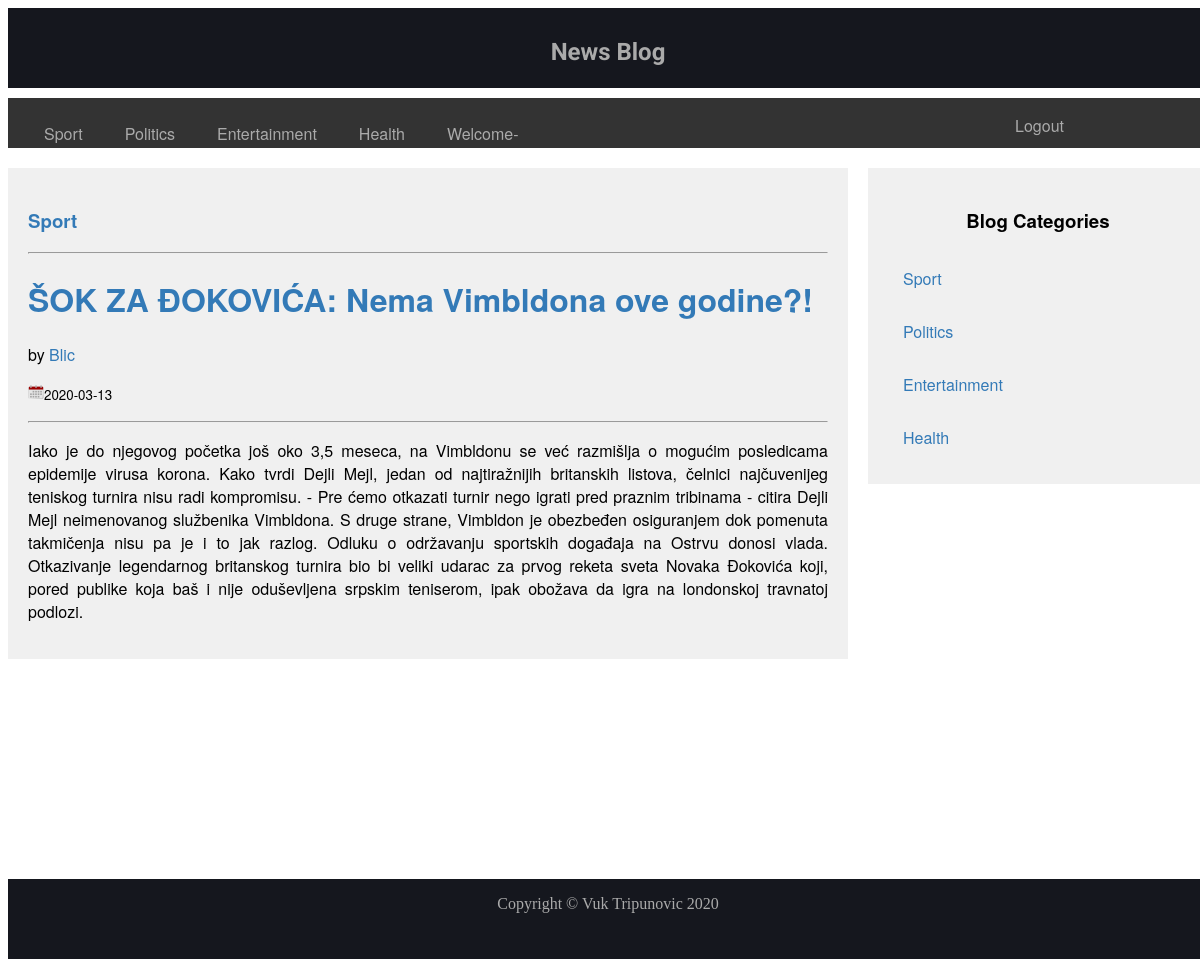
/post.php?post_id=2, run on the app's committed database.
### tables this page shows
CREATE TABLE `category` (
  `category_id` int(11) NOT NULL,
  `category_name` varchar(255) NOT NULL
);

CREATE TABLE `posts` (
  `post_id` int(11) NOT NULL,
  `post_author` varchar(255) NOT NULL,
  `post_title` varchar(255) NOT NULL,
  `post_content` text NOT NULL,
  `post_date` date NOT NULL,
  `post_status` varchar(20) NOT NULL DEFAULT 'draft',
  `post_category_id` int(11) NOT NULL
);

### post.php (the view, shortened to what this page needs)
<?php include "includes/db.php"; ?>
<!DOCTYPE html>
<html>
<head>
    <link rel="stylesheet" href="css/public_style.css">
</head>
<body>
    <div id="wrapper">
        <header class="header">
            <h2><a href="index.php">News Blog</a></h2>
        </header>
        <nav>
            <ul>
            <?php
                    $query = "SELECT * FROM category";
                    $select_all_categories_query = mysqli_query($db, $query);
                    while($row = mysqli_fetch_assoc($select_all_categories_query)){
                        $cat_id = $row['category_id'];
                        $cat_name = $row['category_name'];
                        echo "<li><a href='category_posts.php?cat_id=$cat_id'>{$cat_name}</a></li>";
                    }
                    ?>
                <?php
                if(isset($_SESSION['user_type']) && $_SESSION['user_type'] == 'admin') {
                    echo "<li><a href='admin/index.php'>Admin</a></li>";
                }else{
                    echo "<li><a href=''>Welcome-" .$_SESSION['user_name'] . "</a></li>";
                }
                ?>
               <li><div class="logout_btn"><a href="includes/logout.php">Logout</a></div>
            </ul>
        </nav>
        <main class="main">
            <div class="main_post">
               <?php
                if(isset($_GET['post_id'])) {
                $single_post_id = $_GET['post_id'];
                }
                global $single_post_id;
                $query = "SELECT * FROM posts WHERE post_id = {$single_post_id}";
                $posts_query = mysqli_query($db, $query);
                while($row = mysqli_fetch_assoc($posts_query)) {
                    $post_id = $row['post_id'];
                    $post_author = $row['post_author'];
                    $post_title = $row['post_title'];
                    $post_content = $row['post_content'];
                    $post_date = $row['post_date'];
                    $post_status = $row['post_status'];
                    global $post_status;
                    $post_category_id = $row['post_category_id'];
                if($post_status == 'published') {
                    $query = "SELECT * FROM category WHERE category_id = $post_category_id";
                    $cat_query = mysqli_query($db, $query);
                    while($row = mysqli_fetch_array($cat_query)) {
                        $cat_id = $row['category_id'];
                        $cat_name = $row['category_name'];
                    }
                    echo "<h3><a href='category_posts.php?cat_id=$cat_id'>$cat_name</a></h3>";
                echo "<hr>";
                echo "<h1><a href='post.php?post_id=$post_id'>$post_title</a></h1>";
                echo "by <a href=''>$post_author</a>";
                echo "<p><img src='images/calendar-icon.png'><small>$post_date</small></p>";
                echo "<hr>";
                echo "<p>$post_content</p>";
                }
}
 ?>
            </div>
          </main>
          <aside class="aside">
            <div class="aside_1">
                <h3>Blog Categories</h3>
        <?php
          $query = "SELECT * FROM category";
          $category_query = mysqli_query($db, $query);
          while($row = mysqli_fetch_assoc($category_query)) {
          $category_id = $row['category_id'];
          $category_name = $row['category_name'];
                echo "<ul>";
                echo "<li><a href='category_posts.php?cat_id=$category_id'>$category_name</a></li>";
                echo "</ul>";
          }
        ?>
            </div>
        </aside>
        <footer>
            <p>Copyright &copy; Vuk Tripunovic 2020</p>
        </footer>
    </div>
    </body>
</html>

### css/public_style.css (style rules this page uses)
#wrapper { width: 1200px; margin: 0 auto; }
.header { height: 60px; background-color: #15171E; font-family: Roboto, sans-serif, Verdana; padding: 10px 10px; color: #AAA; }
header h2 { text-align: center; }
header a { text-decoration: none; color: #AAA; text-align: justify; }
p { text-align: justify; }
nav ul { list-style-type: none; margin: 0; padding: 10px 10px; overflow: hidden; background-color: #333; height: 30px; margin-top: 10px; }
nav li { float: left; color: #AAA; padding-left: 10px; }
nav li a { display: block; color: #AAA; text-align: center; padding: 14px 16px; text-decoration: none; font-family: Helvetica neue, Helvetica, Arial; }
.main { border-style: solid 0.5px black; width: 800px; float: left; background-color: #F0F0F0; margin-top: 20px; margin-bottom: 20px; padding: 20px; font-family: Helvetica neue, Helvetica, Arial; }
.main h1, a { color: #337AB7; text-decoration: none; }
.aside { width: 300px; height: auto; float: right; margin-top: 20px; background-color: #F0F0F0; padding: 20px; font-family: Helvetica neue, Helvetica, Arial; }
.aside_1 ul { list-style-type: none; margin: 0; padding: 10px 10px; overflow: hidden; }
.aside_1 ul li { display: block; padding: 5px; }
.aside_1 h3 { text-align: center; }
.aside ul li a { display: block; text-decoration: none; }
footer { float: left; clear: both; background-color: #15171E; color: #AAA; width: 1200px; height: 80px; margin-top: 200px; }
footer p { text-align: center; }
.logout_btn { float: right; font-family: Helvetica neue, Helvetica, Arial; position: absolute; right: 120px; top: 100px; }

### data on the page
category: category_name "Sport"
category: category_name "Politics"
category: category_name "Entertainment"
category: category_name "Health"
posts: post_category.category_name "Sport", post_title "ŠOK ZA ĐOKOVIĆA: Nema Vimbldona ove godine?!", post_author "Blic", post_date "2020-03-13", post_content "Iako je do njegovog početka još oko 3,5 meseca, na Vimbldonu se već razmišlja o mogućim posledicama epidemije virusa korona. Kako tvrdi Dejli Mejl, jedan od najtiražnijih britanskih listova, čelnici najčuvenijeg teniskog turnira nisu radi kompromisu. - Pre ćemo otkazati turnir nego igrati pred praznim tribinama - citira Dejli Mejl neimenovanog službenika Vimbldona. S druge strane, Vimbldon je obezbeđen osiguranjem dok pomenuta takmičenja nisu pa je i to jak razlog. Odluku o održavanju sportskih događaja na Ostrvu donosi vlada. Otkazivanje legendarnog britanskog turnira bio bi veliki udarac za prvog reketa sveta Novaka Đokovića koji, pored publike koja baš i nije oduševljena srpskim…"
